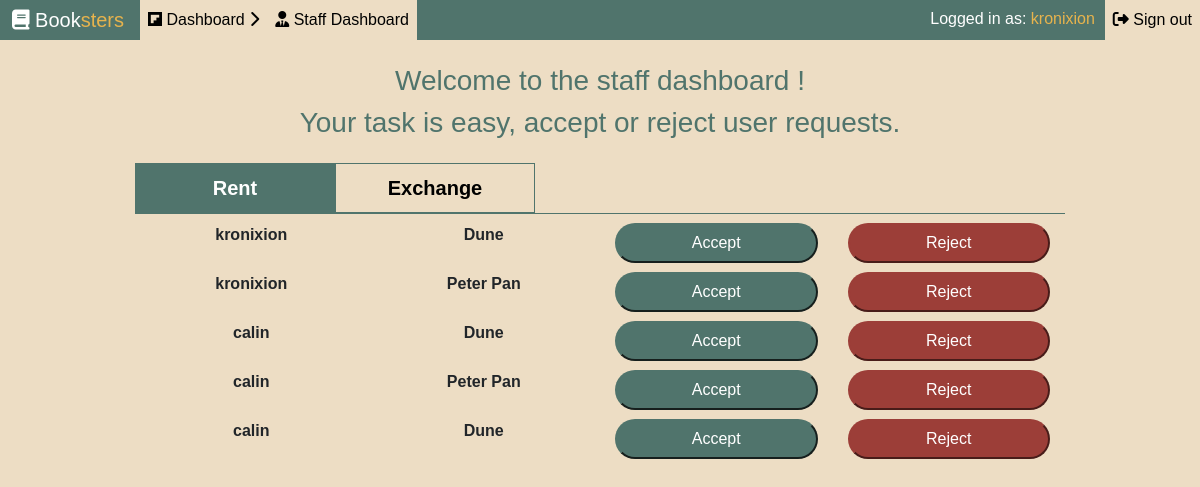
Before: /staffDashboard/ (signed in) with the older database file.
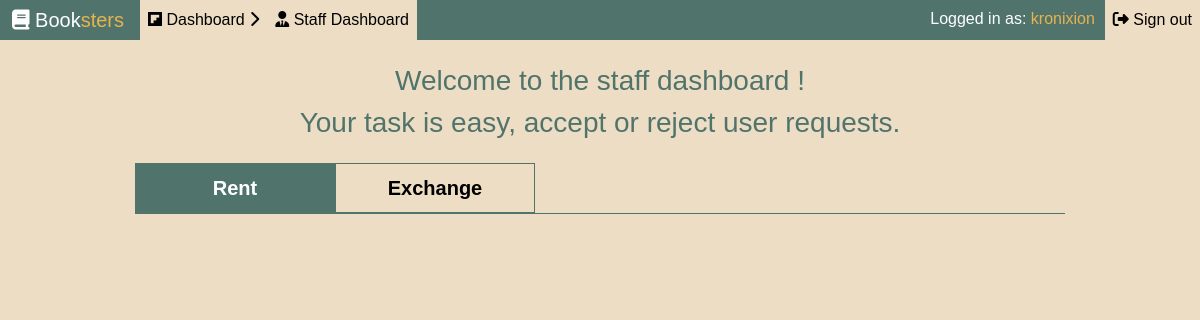
After: the same page with the newer database file.
### requests/models.py (models this page shows)
class RentRequest(models.Model):
    book = models.ForeignKey(Book, on_delete= models.CASCADE)
    user = models.ForeignKey(Account, on_delete= models.CASCADE)
    class requestState(models.TextChoices):
        PENDING = 'PENDING',_('PENDING')
        ACCEPTED = 'ACCEPTED',_('ACCEPTED')
        REJECTED = 'REJECTED',_('REJECTED')
    requestState = models.CharField(max_length=10,choices=requestState.choices,default='PENDING')

### account/models.py (models this page shows, shortened)
class Account(models.Model):
    user = models.OneToOneField(User, on_delete=models.CASCADE)
    phoneNo = models.CharField(max_length=10)
    address = models.OneToOneField(Address, on_delete=models.CASCADE)
    shoppingCart = models.OneToOneField(ShoppingCart,on_delete=models.CASCADE)

### book/models.py (models this page shows, shortened)
class Book(models.Model):
    title = models.CharField(max_length=50)
    author = models.CharField(max_length=70)
    coverImage = models.ImageField(upload_to='books/')
    description = models.TextField()
    yearOfRelease = models.DateField()
    price = models.IntegerField()
    rental = models.BooleanField()
    exchange = models.BooleanField()
    publisher = models.CharField(max_length=50)
    ISBN = models.CharField(max_length=20)

### requests/views.py (the view)
# urls.py: path('staffDashboard/',staffDashboard, name='staffDashboard'),
@login_required
@staff_member_required
@csrf_exempt
def staffDashboard(request):
    if request.method == "POST":
        if request.POST['requestStatus'] == "Accept":
            rentRequest = RentRequest.objects.get(id=request.POST['id'])
            rentRequest.requestState = 'ACCEPTED'
        else:
            rentRequest = RentRequest.objects.get(id=request.POST['id'])
            rentRequest.requestState = 'REJECTED'
        rentRequest.save()
        return redirect('/staffDashboard/')
    else:
        rentRequests = RentRequest.objects.all()
        exchangeRequests = ExchangeRequest.objects.all()
        return render(request,'staffDashboard.html',{'rentRequests':rentRequests,'exchangeRequests':exchangeRequests})

### requests/templates/staffDashboard.html (shortened to what this page needs)
{%extends 'base.html'%}
{%load static%}
{%block additionalMetaData%}
<link rel="stylesheet" href="{%static 'css/staffDashboard.css'%}" type="text/css">
{%endblock%}
{%block body%}
<h3>Welcome to the staff dashboard !</h3>
<h3>Your task is easy, accept or reject user requests.</h3>
<div class="container">
    <div class="row">
        <div class="col-lg-12 d-flex justify-content-start">
            <button id="rent">Rent</button><button id="exchange">Exchange</button>
        </div>
    </div>
    <div id="rentRequests">
        {%for rent in rentRequests%}
        {%if rent.requestState == 'PENDING'%}
            <div class="row">
                <div class="col-lg-3"><p>{{rent.user.user.username}}</p></div>
                <div class="col-lg-3"><p>{{rent.book.title}}</p></div>
                <div class="col-lg-3 d-flex justify-content-center"><button class="acceptButton" value = "{{rent.id}}">Accept</button></div>
                <div class="col-lg-3 d-flex justify-content-center"><button class="rejectButton" value = "{{rent.id}}">Reject</button></div>
            </div>
        {%endif%}
        {%endfor%}
    </div>
</div>
{%endblock%}

Changed rows visible on the page:
no longer on this page (row edited): RentRequest: user.user.username "kronixion", book "Dune", {{ rent.id }} 1 (drawn)
no longer on this page (row edited): RentRequest: user.user.username "kronixion", book "Peter Pan", {{ rent.id }} 2 (drawn)
no longer on this page (row edited): RentRequest: user.user.username "calin", book "Dune", {{ rent.id }} 3 (drawn)
no longer on this page (row edited): RentRequest: user.user.username "calin", book "Peter Pan", {{ rent.id }} 4 (drawn)
no longer on this page (row edited): RentRequest: user.user.username "calin", book "Dune", {{ rent.id }} 5 (drawn)
